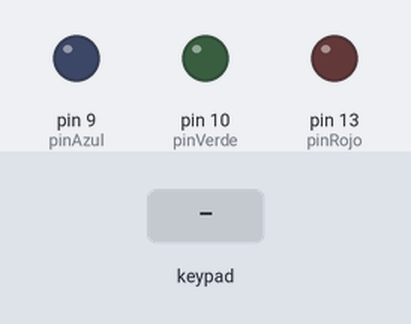
This sketch was run on a simulated Arduino Uno, built with avr-gcc and run on an emulated ATmega328P. Parts: output pins drawn as LEDs (lit = HIGH). Inputs (shaded band) come from the test bench.

Above: at 1.2 s.
1.3 s: key '7' pressed
At 1.6 s:
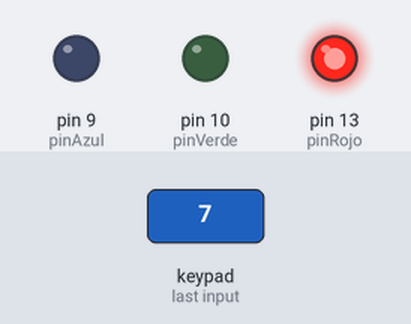
2.8 s: keypad keys 1 2 1 1 8 7 pressed 0.4 s apart
At 5.1 s:
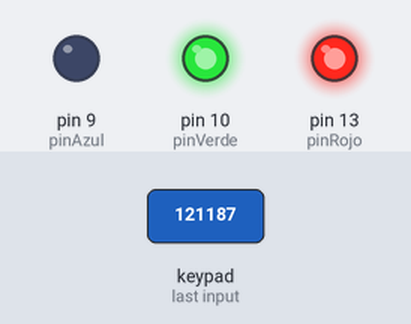
6.7 s: key '9' pressed
At 7.9 s:
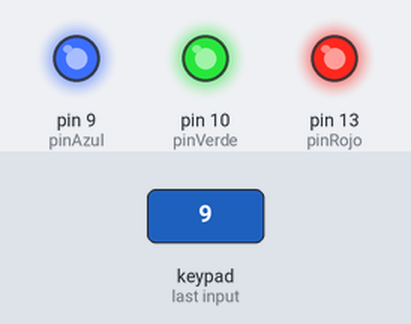
8.2 s: key 'C' pressed
At 9.0 s:
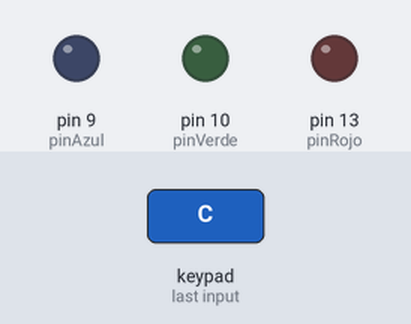
9.7 s: keypad keys 1 2 1 1 8 7 * pressed 0.4 s apart
At 11.5 s:
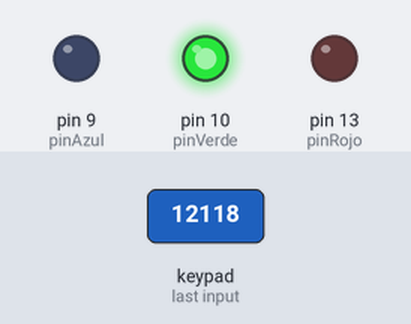
Timing chart, 0 to 13.2 s (numbered marks = the images above; inputs shaded):
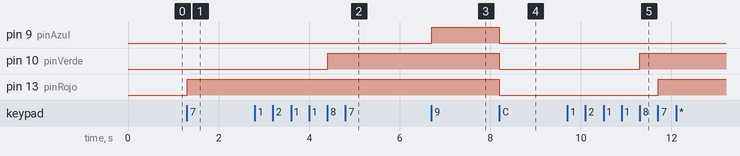

The sketch:

teclado_leds.ino
```cpp
#include <Keypad.h>

const byte ROWS = 4;
const byte COLS = 4;

int pinRojo = 13;  //pin donde esta conectado el led rojo
int pinVerde = 10; //pin verde
int pinAzul = 9;  //pin azul

char keys[ROWS][COLS] = {
  {'7', '8', '9', '/'},
  {'4', '5', '6', '*'},
  {'1', '2', '3', '-'},
  {'C', '0', '=', '+'}
};

byte rowPin[ROWS] = {12,11,8,7};
byte colPin[COLS] = {6,5,4,2};

Keypad teclado = Keypad(makeKeymap(keys), rowPin, colPin, ROWS, COLS);

void setup() {
  pinMode(pinRojo, OUTPUT);  //inicializar pin rojo
  pinMode(pinVerde, OUTPUT);
  pinMode(pinAzul, OUTPUT);
}

void loop() {
  char t = teclado.getKey();
  if(t){
    switch(t){
      case '7':
      analogWrite(pinRojo,255);
      break;

      case '8':
      analogWrite(pinVerde,255);
      break;

      case '9':
      analogWrite(pinAzul,255);
      break;

      case 'C':
      analogWrite(pinAzul,0);
      analogWrite(pinRojo,0);
      analogWrite(pinVerde,0);
      break;
    }
  }
}
```

Measured:
- after the input at 1.3 s, pin 13 (pinRojo): LOW → HIGH at once
- after the input at 2.8 s, pin 10 (pinVerde): LOW → HIGH after 1.6 s
- after the input at 6.7 s, pin 9 (pinAzul): LOW → HIGH at once
- after the input at 8.2 s, pin 9 (pinAzul), pin 10 (pinVerde), pin 13 (pinRojo): HIGH → LOW at once
- after the input at 9.7 s, pin 10 (pinVerde): LOW → HIGH after 1.6 s; pin 13 (pinRojo): LOW → HIGH after 2.0 s
